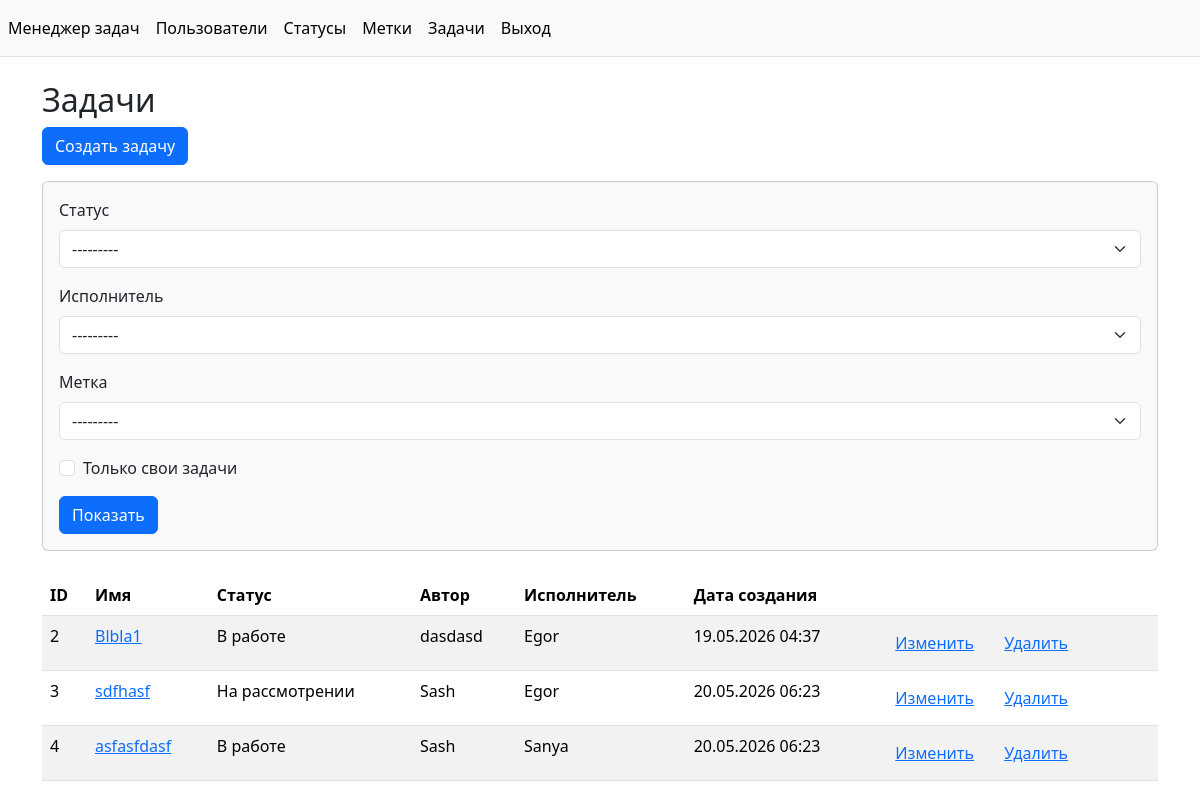
Screenshot of /tasks/ (signed in) with the database file from the repository.
### task_manager/tasks/models.py (models this page shows, shortened)
class Task(models.Model):
    name = models.CharField(
        max_length=200,
        unique=True,
        verbose_name='Имя',
        error_messages={
            'unique': 'Задача с таким именем уже существует',
        }
    )
    description = models.TextField(
        blank=True,
        verbose_name='Описание'
    )
    status = models.ForeignKey(
        Status,
        on_delete=models.PROTECT,
        verbose_name='Статус'
    )
    executor = models.ForeignKey(
        User,
        on_delete=models.PROTECT,
        related_name='executor_tasks',
        verbose_name='Исполнитель'
    )
    labels = models.ManyToManyField(
        Label,
        verbose_name='Метки'
    )
    author = models.ForeignKey(
        User,
        on_delete=models.PROTECT,
        related_name='author_tasks',
        verbose_name='Автор'
    )
    created_at = models.DateTimeField(
        auto_now_add=True,
        verbose_name='Дата создания'
    )

### task_manager/statuses/models.py (models this page shows)
class Status(models.Model):
    name = models.CharField(
        max_length=100,
        unique=True,
        verbose_name='Имя',
        error_messages={
            'unique': 'Статус с таким именем уже существует',
        }
    )
    created_at = models.DateTimeField(
        auto_now_add=True,
        verbose_name='Дата создания')
    def __str__(self):
        return self.name

### task_manager/tasks/views.py (the view)
# urls.py: path('', views.TaskListView.as_view(), name='tasks_list'),
class TaskListView(LoginRequiredMixin, FilterView):
    model = Task
    template_name = 'tasks/list.html'
    context_object_name = 'tasks'
    filterset_class = TaskFilter
    def get_filterset_kwargs(self, filterset_class):
        kwargs = super().get_filterset_kwargs(filterset_class)
        kwargs['request'] = self.request
        return kwargs

### task_manager/labels/models.py (called while the page is built)
    def __str__(self):
        return self.name

### task_manager/tasks/templates/tasks/list.html
{% extends 'base.html' %}
{% load django_bootstrap5 %}
{% block content %}
<div class="container mt-4">
    <h2>Задачи</h2>
    <a href="{% url 'tasks_create' %}" class="btn btn-primary">Создать задачу</a>
    <div class="card mb-4 bg-light mt-3">
        <div class="card-body">
            <form method="get">
                <div class="col-12">
                    {% bootstrap_field filter.form.status %}
                </div>
                <div class="col-12">
                {% bootstrap_field filter.form.executor %}
                </div>
                <div class="col-12">
                    {% bootstrap_field filter.form.labels %}
                </div>
                <div class="col-12">
                     <div class="form-check">
                        <input type="checkbox" name="my_tasks" class="form-check-input" id="id_my_tasks">
                        <label class="form-check-label" for="id_my_tasks">
                            Только свои задачи
                        </label>
                    </div>
                </div>
                <div class="mt-3">
                {% bootstrap_button "Показать" button_type="submit" %}
                </div>
            </form>
        </div>
    </div>
    <table class="table table-striped">
        <thead>
            <tr>
                <th>ID</th>
                <th>Имя</th>
                <th>Статус</th>
                <th>Автор</th>
                <th>Исполнитель</th>
                <th>Дата создания</th>
                <th></th>
            </tr>
        </thead>
        <tbody>
            {% for task in tasks %}
            <tr>
                <td>{{task.id}}</td>
                <td><a href="{% url 'tasks_view' task.id %}">{{task.name}}</a></td>
                <td>{{task.status.name}}</td>
                <td>{{task.author.username}}</td>
                <td>{{task.executor.username}}</td>
                <td>{{task.created_at|date:"d.m.Y H:i"}}</td>
                <td>
                    <a href="{% url 'tasks_update' task.id %}" class="btn btn-link btn-primary">Изменить</a>
                    <a href="{% url 'tasks_delete' task.id %}" class="btn btn-link btn-primary">Удалить</a>
                </td>
            </tr>
            {% endfor %}
        </tbody>
    </table>
{% endblock %}

### rows the page displays
Task: id "2", name "Blbla1", status.name "В работе", author.username "dasdasd", executor.username "Egor", created_at "19.05.2026 04:37"
Task: id "3", name "sdfhasf", status.name "На рассмотрении", author.username "Sash", executor.username "Egor", created_at "20.05.2026 06:23"
Task: id "4", name "asfasfdasf", status.name "В работе", author.username "Sash", executor.username "Sanya", created_at "20.05.2026 06:23"
